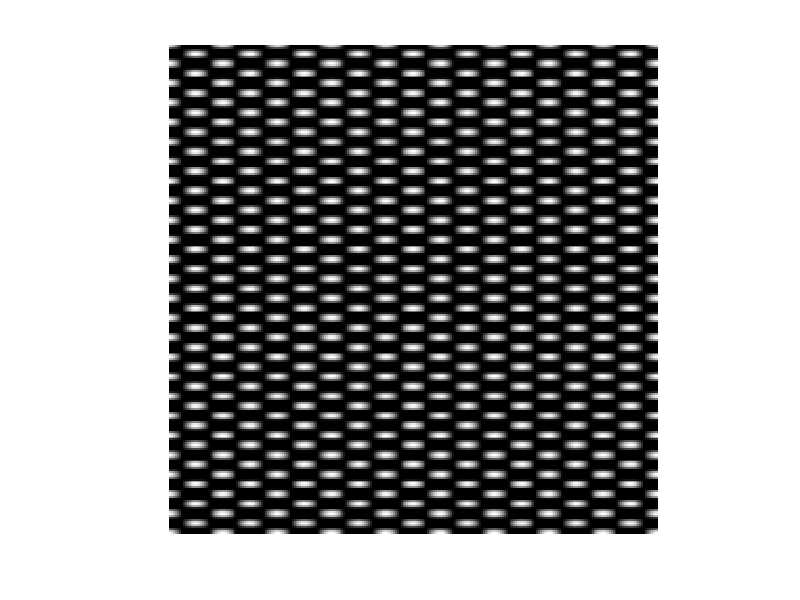
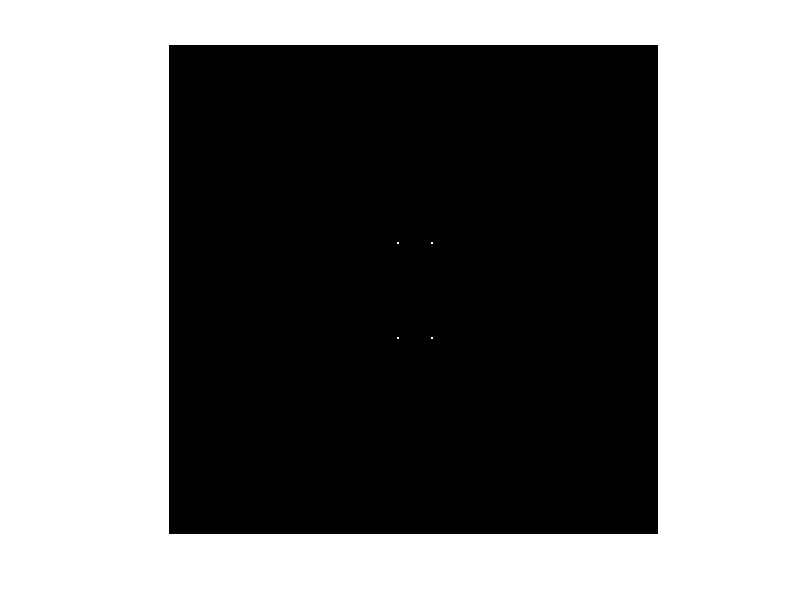

Here is the MATLAB script that generated these plots, in order:
clear all
close all
clc
set(0,'DefaultFigureWindowStyle','normal')

m = 256;
n = 256;
im = zeros(m,n);

for row = 1:m
    for column = 1 :n
        im(row,column) = cos(((50*pi)/256)*row) *cos(((18*pi)/256)*column);
    end
end
fig1 = figure
imshow(im)

Y = fft2(im);

fig2 = figure
imfft = imshow(abs(fftshift(Y)))
